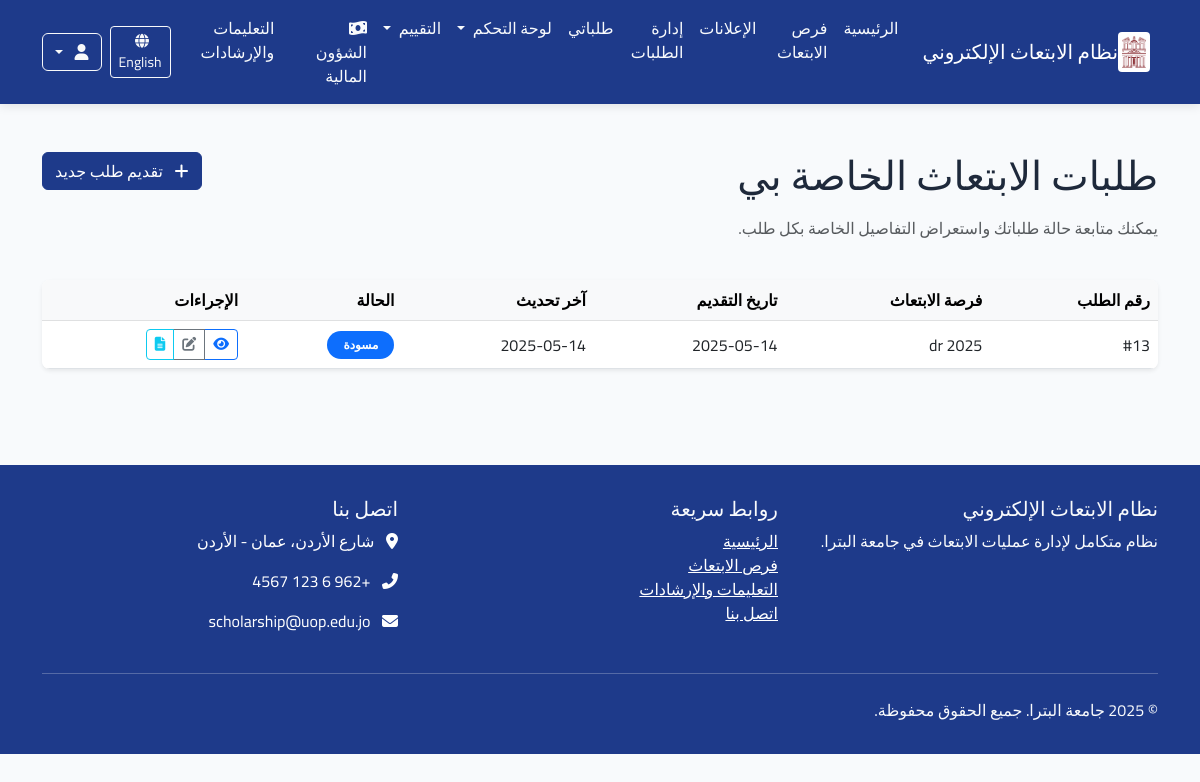
Before: /ar/my-applications/ (signed in) with the older database file.
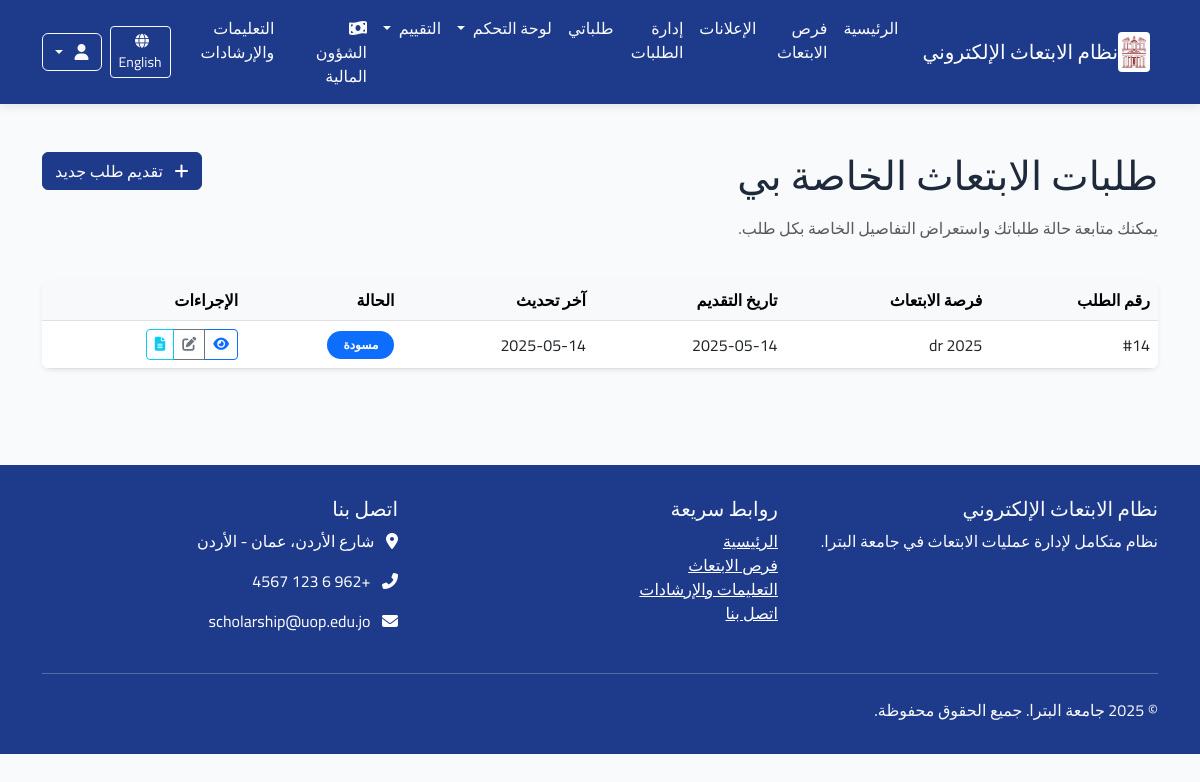
After: the same page with the newer database file.
### applications/models.py (models this page shows, shortened)
class Application(models.Model):
    scholarship = models.ForeignKey(Scholarship, verbose_name=_("فرصة الابتعاث"), on_delete=models.CASCADE,
                                    related_name="applications")
    applicant = models.ForeignKey(User, verbose_name=_("المتقدم"), on_delete=models.CASCADE,
                                  related_name="applications")
    status = models.ForeignKey(ApplicationStatus, verbose_name=_("حالة الطلب"), on_delete=models.PROTECT,
                               related_name="applications")
    application_date = models.DateTimeField(_("تاريخ التقديم"), auto_now_add=True)
    last_update = models.DateTimeField(_("آخر تحديث"), auto_now=True)
    motivation_letter = models.TextField(_("خطاب الدوافع"),
                                         help_text=_("اشرح لماذا تريد التقدم لهذه الفرصة وما هي أهدافك"))
    research_proposal = models.TextField(_("مقترح البحث"), blank=True, null=True,
                                         help_text=_("إذا كان الابتعاث لدراسة الدكتوراه، أرفق مقترح البحث الخاص بك"))
    comments = models.TextField(_("ملاحظات إضافية"), blank=True, null=True,
                                help_text=_("أي معلومات إضافية تود إضافتها لطلبك"))
    acceptance_letter = models.BooleanField(_("هل لديك قبول مبدئي؟"), default=False)
    acceptance_university = models.CharField(_("اسم الجامعة التي لديك قبول فيها"), max_length=200, blank=True,
                                             null=True)
    admin_notes = models.TextField(_("ملاحظات إدارية"), blank=True, null=True)
    class Meta:
        verbose_name = _("طلب ابتعاث")
        verbose_name_plural = _("طلبات الابتعاث")
        ordering = ['-application_date']
        unique_together = ['scholarship', 'applicant']

class ApplicationStatus(models.Model):
    name = models.CharField(_("اسم الحالة"), max_length=100)
    description = models.TextField(_("الوصف"), blank=True, null=True)
    order = models.PositiveSmallIntegerField(_("الترتيب"), default=0)
    requires_attachment = models.BooleanField(_("تتطلب مرفقات"), default=False)
    class Meta:
        verbose_name = _("حالة الطلب")
        verbose_name_plural = _("حالات الطلبات")
        ordering = ['order']

### announcements/models.py (models this page shows, shortened)
class Scholarship(models.Model):
    STATUS_CHOICES = (
        ('draft', _('مسودة')),
        ('published', _('منشور')),
        ('closed', _('مغلق')),
    )
    title = models.CharField(_("العنوان"), max_length=200)
    scholarship_type = models.ForeignKey(ScholarshipType, verbose_name=_("نوع الابتعاث"), on_delete=models.CASCADE,
                                         related_name="scholarships")
    description = models.TextField(_("الوصف"))
    requirements = models.TextField(_("المتطلبات"))
    benefits = models.TextField(_("المميزات"), blank=True, null=True)
    countries = models.CharField(_("الدول المتاحة"), max_length=255, blank=True, null=True)
    universities = models.TextField(_("الجامعات المتاحة"), blank=True, null=True)
    deadline = models.DateTimeField(_("الموعد النهائي للتقديم"))
    publication_date = models.DateTimeField(_("تاريخ النشر"), default=timezone.now)
    status = models.CharField(_("الحالة"), max_length=20, choices=STATUS_CHOICES, default='draft')
    max_applicants = models.PositiveIntegerField(_("الحد الأقصى للمتقدمين"), default=0, help_text=_("0 يعني غير محدود"))
    eligibility_criteria = models.TextField(_("معايير الأهلية"), blank=True, null=True)
    application_process = models.TextField(_("عملية التقديم"), blank=True, null=True)
    contact_info = models.TextField(_("معلومات الاتصال"), blank=True, null=True)
    attachment = models.FileField(_("مرفق"), upload_to='scholarship_attachments/', blank=True, null=True)
    created_by = models.ForeignKey(User, verbose_name=_("تم إنشاؤه بواسطة"), on_delete=models.CASCADE,
                                   related_name="created_scholarships")
    updated_at = models.DateTimeField(_("تم التحديث في"), auto_now=True)
    class Meta:
        verbose_name = _("فرصة ابتعاث")
        verbose_name_plural = _("فرص الابتعاث")
        ordering = ['-publication_date']

### applications/views.py (the view)
# urls.py: path('my-applications/', views.my_applications, name='my_applications'),
@login_required
def my_applications(request):
    applications = Application.objects.filter(applicant=request.user).order_by('-application_date')
    paginator = Paginator(applications, 10)  # 10 عناصر في كل صفحة
    page = request.GET.get('page')
    try:
        applications_page = paginator.page(page)
    except PageNotAnInteger:
        applications_page = paginator.page(1)
    except EmptyPage:
        applications_page = paginator.page(paginator.num_pages)
    context = {
        'applications': applications_page,
    }
    return render(request, 'applications/my_applications.html', context)

### applications/templates/applications/my_applications.html (shortened to what this page needs)
{% extends 'base.html' %}
{% load i18n %}
{% load static %}
{% block content %}
<div class="container py-5">
    <div class="row mb-4">
        <div class="col-md-8">
            <h1 class="mb-3">{% trans "طلبات الابتعاث الخاصة بي" %}</h1>
            <p class="text-muted">{% trans "يمكنك متابعة حالة طلباتك واستعراض التفاصيل الخاصة بكل طلب." %}</p>
        </div>
        <div class="col-md-4 text-end">
            <a href="{% url 'announcements:scholarship_list' %}" class="btn btn-primary">
                <i class="fas fa-plus me-2"></i> {% trans "تقديم طلب جديد" %}
            </a>
        </div>
    </div>
    <div class="row">
        <div class="col-md-12">
            {% if applications %}
                <div class="card shadow-sm border-0">
                    <div class="card-body p-0">
                        <div class="table-responsive">
                            <table class="table table-hover align-middle mb-0">
                                <thead class="table-light">
                                    <tr>
                                        <th>{% trans "رقم الطلب" %}</th>
                                        <th>{% trans "فرصة الابتعاث" %}</th>
                                        <th>{% trans "تاريخ التقديم" %}</th>
                                        <th>{% trans "آخر تحديث" %}</th>
                                        <th>{% trans "الحالة" %}</th>
                                        <th>{% trans "الإجراءات" %}</th>
                                    </tr>
                                </thead>
                                <tbody>
                                    {% for application in applications %}
                                    <tr>
                                        <td>#{{ application.id }}</td>
                                        <td>{{ application.scholarship.title }}</td>
                                        <td>{{ application.application_date|date:"Y-m-d" }}</td>
                                        <td>{{ application.last_update|date:"Y-m-d" }}</td>
                                        <td>
                                            <span class="badge bg-{{ application.status.order|default:"1"|add:"-1"|yesno:"warning,primary,success,danger,secondary" }} rounded-pill px-3 py-2">
                                                {{ application.status.name }}
                                            </span>
                                        </td>
                                        <td>
                                            <div class="btn-group btn-group-sm">
                                                <a href="{% url 'applications:application_detail' application.id %}" class="btn btn-outline-primary" title="{% trans 'التفاصيل' %}">
                                                    <i class="fas fa-eye"></i>
                                                </a>
                                                {% if application.status.order <= 2 %}
                                                <a href="{% url 'applications:update_application' application.id %}" class="btn btn-outline-secondary" title="{% trans 'تعديل' %}">
                                                    <i class="fas fa-edit"></i>
                                                </a>
                                                {% endif %}
                                                <a href="{% url 'applications:application_documents' application.id %}" class="btn btn-outline-info" title="{% trans 'المستندات' %}">
                                                    <i class="fas fa-file-alt"></i>
                                                </a>
                                            </div>
                                        </td>
                                    </tr>
                                    {% endfor %}
                                </tbody>
                            </table>
                        </div>
                    </div>
                </div>
            {% endif %}
        </div>
    </div>
</div>
{% endblock %}

### templates/base.html (shortened to what this page needs)
{% load i18n %}
{% load static %}
<!DOCTYPE html>
{% get_current_language as CURRENT_LANGUAGE %}
{% get_current_language_bidi as RTL %}
<html lang="{{ CURRENT_LANGUAGE }}" {% if RTL %}dir="rtl"{% else %}dir="ltr"{% endif %}>
<head>
    {% if RTL %}
    <link rel="stylesheet" href="https://cdn.jsdelivr.net/npm/bootstrap@5.3.0/dist/css/bootstrap.rtl.min.css">
    {% else %}
    <link rel="stylesheet" href="https://cdn.jsdelivr.net/npm/bootstrap@5.3.0/dist/css/bootstrap.min.css">
    {% endif %}
    <link rel="stylesheet" href="https://cdnjs.cloudflare.com/ajax/libs/font-awesome/6.4.0/css/all.min.css">
    <link rel="stylesheet" href="{% static 'css/main.css' %}">
    {% if RTL %}
    <link rel="stylesheet" href="{% static 'css/rtl.css' %}">
    {% else %}
    <link rel="stylesheet" href="{% static 'css/ltr.css' %}">
    {% endif %}
</head>
<body>
    <nav class="navbar navbar-expand-lg navbar-dark">
        <div class="container">
            <a class="navbar-brand d-flex align-items-center" href="{% url 'home' %}">
                <img src="{% static 'images/petra_logo.png' %}" alt="{% trans 'جامعة البترا' %}">
                <span>{% trans "نظام الابتعاث الإلكتروني" %}</span>
            </a>
            <div class="collapse navbar-collapse" id="navbarNav">
<ul class="navbar-nav me-auto">
    <li class="nav-item">
        <a class="nav-link {% if request.path == '/' %}active{% endif %}" href="{% url 'home' %}">
            {% trans "الرئيسية" %}
        </a>
    </li>
    <li class="nav-item">
        <a class="nav-link {% if 'scholarships' in request.path %}active{% endif %}" href="{% url 'announcements:scholarship_list' %}">
            {% trans "فرص الابتعاث" %}
        </a>
    </li>
    <li class="nav-item">
        <a class="nav-link {% if 'announcements' in request.path %}active{% endif %}" href="{% url 'announcements:announcement_list' %}">
            {% trans "الإعلانات" %}
        </a>
    </li>
{% if user.is_staff or perms.applications.view_application %}
<li class="nav-item">
    <a class="nav-link {% if 'applications' in request.path and 'my-applications' not in request.path %}active{% endif %}" href="{% url 'applications:admin_applications_list' %}">
        {% trans "إدارة الطلبات" %}
    </a>
</li>
{% endif %}
    {% if user.is_authenticated %}
    <li class="nav-item">
        <a class="nav-link {% if 'my-applications' in request.path %}active{% endif %}" href="{% url 'applications:my_applications' %}">
            {% trans "طلباتي" %}
        </a>
    </li>
    <li class="nav-item dropdown">
        <a class="nav-link dropdown-toggle {% if 'dashboard' in request.path %}active{% endif %}" href="#" id="dashboardDropdown" role="button" data-bs-toggle="dropdown" aria-expanded="false">
            {% trans "لوحة التحكم" %}
        </a>
    </li>
    {% if user.profile.role == 'committee' or user.profile.role == 'admin' or perms.evaluation.view_evaluationround %}
    <li class="nav-item dropdown">
        <a class="nav-link dropdown-toggle {% if 'evaluation' in request.path %}active{% endif %}" href="#" id="evaluationDropdown" role="button" data-bs-toggle="dropdown" aria-expanded="false">
            {% trans "التقييم" %}
        </a>
    </li>
    {% endif %}
    {% endif %}
{% if user.is_authenticated and perms.finance.view_scholarshipbudget %}
<li class="nav-item">
    <a class="nav-link {% if 'finance' in request.path %}active{% endif %}" href="{% url 'finance:home' %}">
        <i class="fas fa-money-bill-wave me-1"></i> {% trans "الشؤون المالية" %}
    </a>
</li>
{% endif %}
    <li class="nav-item">
        <a class="nav-link" href="#">
            {% trans "التعليمات والإرشادات" %}
        </a>
    </li>
</ul>
                <div class="d-flex align-items-center">
                    <div class="mx-2">
                        {% if CURRENT_LANGUAGE == 'ar' %}
                            <a href="{% url 'set_language' %}?lang=en&next={{ request.path }}" class="btn btn-outline-light btn-sm">
                                <i class="fas fa-globe me-1"></i> English
                            </a>
                        {% else %}
                            <a href="{% url 'set_language' %}?lang=ar&next={{ request.path }}" class="btn btn-outline-light btn-sm">
                                <i class="fas fa-globe me-1"></i> العربية
                            </a>
                        {% endif %}
                    </div>
{% if user.is_authenticated %}
    <div class="dropdown">
        <button class="btn btn-outline-light dropdown-toggle" type="button" id="userMenu" data-bs-toggle="dropdown" aria-expanded="false">
            <i class="fas fa-user me-1"></i> {{ user.get_short_name }}
        </button>
    </div>
{% endif %}
                </div>
            </div>
        </div>
    </nav>
    <main>
        {% block content %}{% endblock %}
    </main>
    <footer class="footer">
        <div class="container">
            <div class="row">
                <div class="col-md-4">
                    <h5>{% trans "نظام الابتعاث الإلكتروني" %}</h5>
                    <p>{% trans "نظام متكامل لإدارة عمليات الابتعاث في جامعة البترا." %}</p>
                </div>
                <div class="col-md-4">
                    <h5>{% trans "روابط سريعة" %}</h5>
                    <ul class="list-unstyled">
                        <li><a href="#" class="text-white">{% trans "الرئيسية" %}</a></li>
                        <li><a href="#" class="text-white">{% trans "فرص الابتعاث" %}</a></li>
                        <li><a href="#" class="text-white">{% trans "التعليمات والإرشادات" %}</a></li>
                        <li><a href="#" class="text-white">{% trans "اتصل بنا" %}</a></li>
                    </ul>
                </div>
                <div class="col-md-4">
                    <h5>{% trans "اتصل بنا" %}</h5>
                    <address class="text-white">
                        <p><i class="fas fa-map-marker-alt me-2"></i> {% trans "شارع الأردن، عمان - الأردن" %}</p>
                        <p><i class="fas fa-phone-alt me-2"></i> +962 6 123 4567</p>
                        <p><i class="fas fa-envelope me-2"></i> scholarship@uop.edu.jo</p>
                    </address>
                </div>
            </div>
            <hr class="mt-4 mb-4 bg-light">
            <div class="row">
                <div class="col-md-6">
                    <p class="mb-0">&copy; {% now "Y" %} {% trans "جامعة البترا. جميع الحقوق محفوظة." %}</p>
                </div>
            </div>
        </div>
    </footer>
</body>
</html>

Changed rows visible on the page:
removed Application: id "13", scholarship "dr 2025", application_date "2025-05-14", last_update "2025-05-14", status.name "مسودة"
added Application: id "14", scholarship "dr 2025", application_date "2025-05-14", last_update "2025-05-14", status.name "مسودة"
